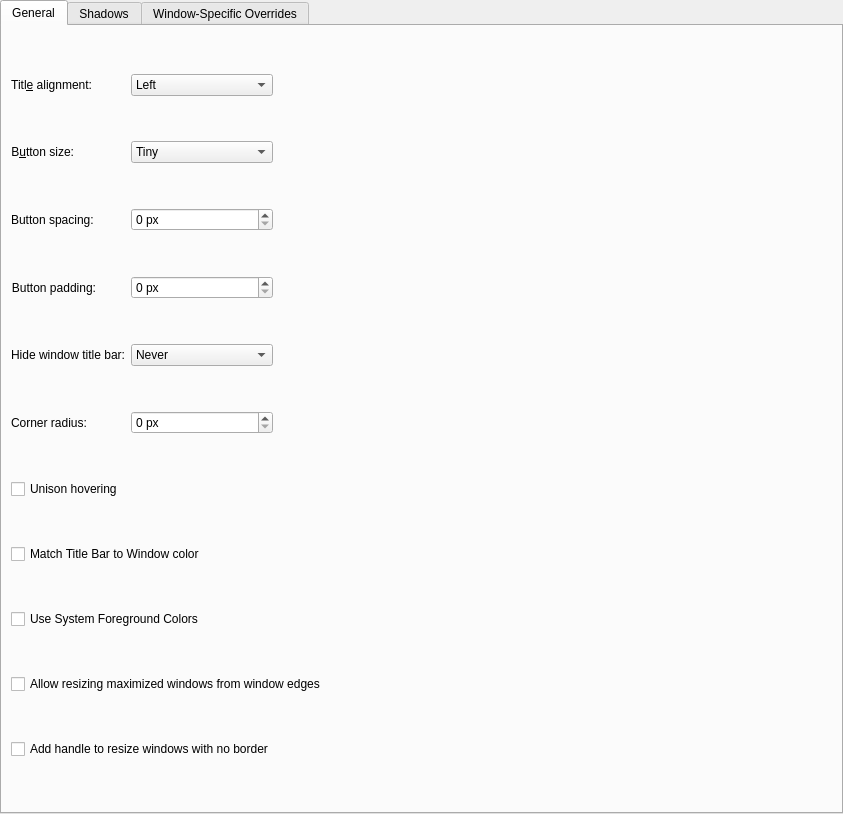
<?xml version="1.0" encoding="UTF-8"?>
<ui version="4.0">
 <class>BreezeConfigurationUI</class>
 <widget class="QWidget" name="BreezeConfigurationUI">
  <property name="geometry">
   <rect>
    <x>0</x>
    <y>0</y>
    <width>843</width>
    <height>814</height>
   </rect>
  </property>
  <layout class="QVBoxLayout" name="verticalLayout">
   <property name="leftMargin">
    <number>0</number>
   </property>
   <property name="topMargin">
    <number>0</number>
   </property>
   <property name="rightMargin">
    <number>0</number>
   </property>
   <property name="bottomMargin">
    <number>0</number>
   </property>
   <item>
    <widget class="QTabWidget" name="tabWidget">
     <property name="currentIndex">
      <number>0</number>
     </property>
     <widget class="QWidget" name="tab">
      <attribute name="title">
       <string>General</string>
      </attribute>
      <layout class="QGridLayout" name="gridLayout_4">
       <item row="9" column="1" colspan="4">
        <widget class="QCheckBox" name="drawBorderOnMaximizedWindows">
         <property name="text">
          <string>Allow resizing maximized windows from window edges</string>
         </property>
        </widget>
       </item>
       <item row="2" column="1">
        <widget class="QLabel" name="buttonSpacingLabel">
         <property name="text">
          <string>Button spacing:</string>
         </property>
         <property name="buddy">
          <cstring>buttonSpacing</cstring>
         </property>
        </widget>
       </item>
       <item row="4" column="1" alignment="Qt::AlignLeft">
        <widget class="QLabel" name="label_14">
         <property name="text">
          <string>Hide window title bar:</string>
         </property>
         <property name="alignment">
          <set>Qt::AlignRight|Qt::AlignTrailing|Qt::AlignVCenter</set>
         </property>
         <property name="buddy">
          <cstring>hideTitleBar</cstring>
         </property>
        </widget>
       </item>
       <item row="1" column="1" alignment="Qt::AlignLeft">
        <widget class="QLabel" name="label_4">
         <property name="text">
          <string>B&amp;utton size:</string>
         </property>
         <property name="alignment">
          <set>Qt::AlignRight|Qt::AlignTrailing|Qt::AlignVCenter</set>
         </property>
         <property name="buddy">
          <cstring>buttonSize</cstring>
         </property>
        </widget>
       </item>
       <item row="0" column="2">
        <widget class="QComboBox" name="titleAlignment">
         <item>
          <property name="text">
           <string>Left</string>
          </property>
         </item>
         <item>
          <property name="text">
           <string>Center</string>
          </property>
         </item>
         <item>
          <property name="text">
           <string>Center (Full Width)</string>
          </property>
         </item>
         <item>
          <property name="text">
           <string>Right</string>
          </property>
         </item>
        </widget>
       </item>
       <item row="0" column="1" alignment="Qt::AlignLeft">
        <widget class="QLabel" name="label_3">
         <property name="text">
          <string>Titl&amp;e alignment:</string>
         </property>
         <property name="alignment">
          <set>Qt::AlignRight|Qt::AlignTrailing|Qt::AlignVCenter</set>
         </property>
         <property name="buddy">
          <cstring>titleAlignment</cstring>
         </property>
        </widget>
       </item>
       <item row="2" column="2">
        <widget class="QSpinBox" name="buttonSpacing">
         <property name="suffix">
          <string> px</string>
         </property>
         <property name="prefix">
          <string/>
         </property>
        </widget>
       </item>
       <item row="6" column="1" colspan="4">
        <widget class="QCheckBox" name="unisonHovering">
         <property name="text">
          <string>Unison hovering</string>
         </property>
        </widget>
       </item>
       <item row="3" column="2">
        <widget class="QSpinBox" name="buttonPadding">
         <property name="enabled">
          <bool>true</bool>
         </property>
         <property name="suffix">
          <string> px</string>
         </property>
         <property name="maximum">
          <number>50</number>
         </property>
        </widget>
       </item>
       <item row="1" column="2">
        <widget class="QComboBox" name="buttonSize">
         <item>
          <property name="text">
           <string>Tiny</string>
          </property>
         </item>
         <item>
          <property name="text">
           <string comment="@item:inlistbox Button size:">Small</string>
          </property>
         </item>
         <item>
          <property name="text">
           <string comment="@item:inlistbox Button size:">Medium</string>
          </property>
         </item>
         <item>
          <property name="text">
           <string comment="@item:inlistbox Button size:">Large</string>
          </property>
         </item>
         <item>
          <property name="text">
           <string comment="@item:inlistbox Button size:">Very Large</string>
          </property>
         </item>
        </widget>
       </item>
       <item row="5" column="2">
        <widget class="QSpinBox" name="cornerRadiusSpinBox">
         <property name="suffix">
          <string> px</string>
         </property>
         <property name="prefix">
          <string/>
         </property>
        </widget>
       </item>
       <item row="4" column="2">
        <widget class="QComboBox" name="hideTitleBar">
         <item>
          <property name="text">
           <string>Never</string>
          </property>
         </item>
         <item>
          <property name="text">
           <string>Maximized Windows</string>
          </property>
         </item>
         <item>
          <property name="text">
           <string>Any Maximization</string>
          </property>
         </item>
         <item>
          <property name="text">
           <string>Always</string>
          </property>
         </item>
        </widget>
       </item>
       <item row="5" column="1">
        <widget class="QLabel" name="cornerRadiusLabel">
         <property name="text">
          <string>Corner radius:</string>
         </property>
        </widget>
       </item>
       <item row="8" column="1" colspan="4">
        <widget class="QCheckBox" name="systemForegroundColor">
         <property name="text">
          <string>Use System Foreground Colors</string>
         </property>
        </widget>
       </item>
       <item row="7" column="1" colspan="4">
        <widget class="QCheckBox" name="matchColorForTitleBar">
         <property name="text">
          <string>Match Title Bar to Window color</string>
         </property>
        </widget>
       </item>
       <item row="0" column="3">
        <spacer name="horizontalSpacer">
         <property name="orientation">
          <enum>Qt::Horizontal</enum>
         </property>
         <property name="sizeHint" stdset="0">
          <size>
           <width>20</width>
           <height>20</height>
          </size>
         </property>
        </spacer>
       </item>
       <item row="18" column="1" colspan="4">
        <widget class="QCheckBox" name="drawSizeGrip">
         <property name="text">
          <string>Add handle to resize windows with no border</string>
         </property>
        </widget>
       </item>
       <item row="3" column="1" alignment="Qt::AlignLeft">
        <widget class="QLabel" name="buttonPaddingLabel">
         <property name="text">
          <string>Button padding:</string>
         </property>
         <property name="alignment">
          <set>Qt::AlignRight|Qt::AlignTrailing|Qt::AlignVCenter</set>
         </property>
         <property name="buddy">
          <cstring>buttonPadding</cstring>
         </property>
        </widget>
       </item>
      </layout>
     </widget>
     <widget class="QWidget" name="tab_4">
      <attribute name="title">
       <string>Shadows</string>
      </attribute>
      <layout class="QGridLayout" name="gridLayout">
       <item row="3" column="7">
        <widget class="QSpinBox" name="shadowStrength">
         <property name="suffix">
          <string>%</string>
         </property>
         <property name="minimum">
          <number>10</number>
         </property>
         <property name="maximum">
          <number>100</number>
         </property>
        </widget>
       </item>
       <item row="4" column="2" alignment="Qt::AlignLeft">
        <widget class="QLabel" name="label_5">
         <property name="text">
          <string>Color:</string>
         </property>
         <property name="alignment">
          <set>Qt::AlignRight|Qt::AlignTrailing|Qt::AlignVCenter</set>
         </property>
        </widget>
       </item>
       <item row="7" column="2" colspan="12">
        <widget class="QCheckBox" name="specificShadowsInactiveWindows">
         <property name="text">
          <string>Specific shadows on inactive windows:</string>
         </property>
        </widget>
       </item>
       <item row="3" column="2" alignment="Qt::AlignLeft">
        <widget class="QLabel" name="label_2">
         <property name="text">
          <string comment="strength of the shadow (from transparent to opaque)">S&amp;trength:</string>
         </property>
         <property name="alignment">
          <set>Qt::AlignRight|Qt::AlignTrailing|Qt::AlignVCenter</set>
         </property>
         <property name="buddy">
          <cstring>shadowStrength</cstring>
         </property>
        </widget>
       </item>
       <item row="0" column="7">
        <widget class="QComboBox" name="shadowSize">
         <item>
          <property name="text">
           <string comment="@item:inlistbox Button size:">None</string>
          </property>
         </item>
         <item>
          <property name="text">
           <string comment="@item:inlistbox Button size:">Small</string>
          </property>
         </item>
         <item>
          <property name="text">
           <string comment="@item:inlistbox Button size:">Medium</string>
          </property>
         </item>
         <item>
          <property name="text">
           <string comment="@item:inlistbox Button size:">Large</string>
          </property>
         </item>
         <item>
          <property name="text">
           <string comment="@item:inlistbox Button size:">Very Large</string>
          </property>
         </item>
        </widget>
       </item>
       <item row="0" column="2" alignment="Qt::AlignLeft">
        <widget class="QLabel" name="label">
         <property name="text">
          <string>Si&amp;ze:</string>
         </property>
         <property name="alignment">
          <set>Qt::AlignRight|Qt::AlignTrailing|Qt::AlignVCenter</set>
         </property>
         <property name="buddy">
          <cstring>shadowSize</cstring>
         </property>
        </widget>
       </item>
       <item row="4" column="7">
        <widget class="KColorButton" name="shadowColor"/>
       </item>
       <item row="9" column="7">
        <widget class="QComboBox" name="shadowSizeInactiveWindows">
         <property name="enabled">
          <bool>false</bool>
         </property>
         <item>
          <property name="text">
           <string comment="@item:inlistbox Button size:">None</string>
          </property>
         </item>
         <item>
          <property name="text">
           <string comment="@item:inlistbox Button size:">Small</string>
          </property>
         </item>
         <item>
          <property name="text">
           <string comment="@item:inlistbox Button size:">Medium</string>
          </property>
         </item>
         <item>
          <property name="text">
           <string comment="@item:inlistbox Button size:">Large</string>
          </property>
         </item>
         <item>
          <property name="text">
           <string comment="@item:inlistbox Button size:">Very Large</string>
          </property>
         </item>
        </widget>
       </item>
       <item row="0" column="12">
        <spacer name="horizontalSpacer_13">
         <property name="orientation">
          <enum>Qt::Horizontal</enum>
         </property>
         <property name="sizeHint" stdset="0">
          <size>
           <width>40</width>
           <height>20</height>
          </size>
         </property>
        </spacer>
       </item>
       <item row="12" column="7">
        <spacer name="verticalSpacer_3">
         <property name="orientation">
          <enum>Qt::Vertical</enum>
         </property>
         <property name="sizeHint" stdset="0">
          <size>
           <width>20</width>
           <height>40</height>
          </size>
         </property>
        </spacer>
       </item>
       <item row="11" column="7">
        <widget class="KColorButton" name="shadowColorInactiveWindows"/>
       </item>
       <item row="10" column="7">
        <widget class="QSpinBox" name="shadowStrengthInactiveWindows">
         <property name="enabled">
          <bool>false</bool>
         </property>
         <property name="suffix">
          <string>%</string>
         </property>
         <property name="minimum">
          <number>10</number>
         </property>
         <property name="maximum">
          <number>100</number>
         </property>
        </widget>
       </item>
       <item row="11" column="2" alignment="Qt::AlignLeft">
        <widget class="QLabel" name="label_13">
         <property name="enabled">
          <bool>false</bool>
         </property>
         <property name="text">
          <string>Color:</string>
         </property>
         <property name="alignment">
          <set>Qt::AlignRight|Qt::AlignTrailing|Qt::AlignVCenter</set>
         </property>
        </widget>
       </item>
       <item row="9" column="2" alignment="Qt::AlignLeft">
        <widget class="QLabel" name="label_11">
         <property name="enabled">
          <bool>false</bool>
         </property>
         <property name="text">
          <string>Siz&amp;e:</string>
         </property>
         <property name="alignment">
          <set>Qt::AlignRight|Qt::AlignTrailing|Qt::AlignVCenter</set>
         </property>
         <property name="buddy">
          <cstring>shadowSizeInactiveWindows</cstring>
         </property>
        </widget>
       </item>
       <item row="10" column="2" alignment="Qt::AlignLeft">
        <widget class="QLabel" name="label_12">
         <property name="enabled">
          <bool>false</bool>
         </property>
         <property name="text">
          <string comment="strength of the shadow (from transparent to opaque)">Stre&amp;ngth:</string>
         </property>
         <property name="alignment">
          <set>Qt::AlignRight|Qt::AlignTrailing|Qt::AlignVCenter</set>
         </property>
         <property name="buddy">
          <cstring>shadowStrengthInactiveWindows</cstring>
         </property>
        </widget>
       </item>
      </layout>
     </widget>
     <widget class="QWidget" name="tab_3">
      <attribute name="title">
       <string>Window-Specific Overrides</string>
      </attribute>
      <layout class="QVBoxLayout" name="verticalLayout_3">
       <item>
        <widget class="Breeze::ExceptionListWidget" name="exceptions" native="true">
         <property name="sizePolicy">
          <sizepolicy hsizetype="Preferred" vsizetype="Expanding">
           <horstretch>0</horstretch>
           <verstretch>0</verstretch>
          </sizepolicy>
         </property>
        </widget>
       </item>
      </layout>
     </widget>
    </widget>
   </item>
  </layout>
 </widget>
 <customwidgets>
  <customwidget>
   <class>KColorButton</class>
   <extends>QPushButton</extends>
   <header>kcolorbutton.h</header>
  </customwidget>
  <customwidget>
   <class>Breeze::ExceptionListWidget</class>
   <extends>QWidget</extends>
   <header>config/breezeexceptionlistwidget.h</header>
   <container>1</container>
  </customwidget>
 </customwidgets>
 <tabstops>
  <tabstop>titleAlignment</tabstop>
  <tabstop>buttonSize</tabstop>
  <tabstop>buttonSpacing</tabstop>
  <tabstop>buttonPadding</tabstop>
  <tabstop>hideTitleBar</tabstop>
  <tabstop>matchColorForTitleBar</tabstop>
  <tabstop>systemForegroundColor</tabstop>
  <tabstop>unisonHovering</tabstop>
  <tabstop>drawBorderOnMaximizedWindows</tabstop>
  <tabstop>cornerRadiusSpinBox</tabstop>
  <tabstop>drawSizeGrip</tabstop>
  <tabstop>shadowSize</tabstop>
  <tabstop>shadowStrength</tabstop>
  <tabstop>shadowColor</tabstop>
  <tabstop>shadowSizeInactiveWindows</tabstop>
  <tabstop>shadowStrengthInactiveWindows</tabstop>
  <tabstop>shadowColorInactiveWindows</tabstop>
 </tabstops>
 <resources/>
 <connections>
  <connection>
   <sender>specificShadowsInactiveWindows</sender>
   <signal>toggled(bool)</signal>
   <receiver>label_13</receiver>
   <slot>setEnabled(bool)</slot>
   <hints>
    <hint type="sourcelabel">
     <x>20</x>
     <y>20</y>
    </hint>
    <hint type="destinationlabel">
     <x>20</x>
     <y>20</y>
    </hint>
   </hints>
  </connection>
  <connection>
   <sender>specificShadowsInactiveWindows</sender>
   <signal>toggled(bool)</signal>
   <receiver>label_11</receiver>
   <slot>setEnabled(bool)</slot>
   <hints>
    <hint type="sourcelabel">
     <x>20</x>
     <y>20</y>
    </hint>
    <hint type="destinationlabel">
     <x>20</x>
     <y>20</y>
    </hint>
   </hints>
  </connection>
  <connection>
   <sender>specificShadowsInactiveWindows</sender>
   <signal>toggled(bool)</signal>
   <receiver>shadowStrengthInactiveWindows</receiver>
   <slot>setEnabled(bool)</slot>
   <hints>
    <hint type="sourcelabel">
     <x>20</x>
     <y>20</y>
    </hint>
    <hint type="destinationlabel">
     <x>20</x>
     <y>20</y>
    </hint>
   </hints>
  </connection>
  <connection>
   <sender>specificShadowsInactiveWindows</sender>
   <signal>toggled(bool)</signal>
   <receiver>label_12</receiver>
   <slot>setEnabled(bool)</slot>
   <hints>
    <hint type="sourcelabel">
     <x>20</x>
     <y>20</y>
    </hint>
    <hint type="destinationlabel">
     <x>20</x>
     <y>20</y>
    </hint>
   </hints>
  </connection>
  <connection>
   <sender>specificShadowsInactiveWindows</sender>
   <signal>toggled(bool)</signal>
   <receiver>shadowColorInactiveWindows</receiver>
   <slot>setEnabled(bool)</slot>
   <hints>
    <hint type="sourcelabel">
     <x>20</x>
     <y>20</y>
    </hint>
    <hint type="destinationlabel">
     <x>20</x>
     <y>20</y>
    </hint>
   </hints>
  </connection>
  <connection>
   <sender>specificShadowsInactiveWindows</sender>
   <signal>toggled(bool)</signal>
   <receiver>shadowSizeInactiveWindows</receiver>
   <slot>setEnabled(bool)</slot>
   <hints>
    <hint type="sourcelabel">
     <x>20</x>
     <y>20</y>
    </hint>
    <hint type="destinationlabel">
     <x>20</x>
     <y>20</y>
    </hint>
   </hints>
  </connection>
 </connections>
</ui>
